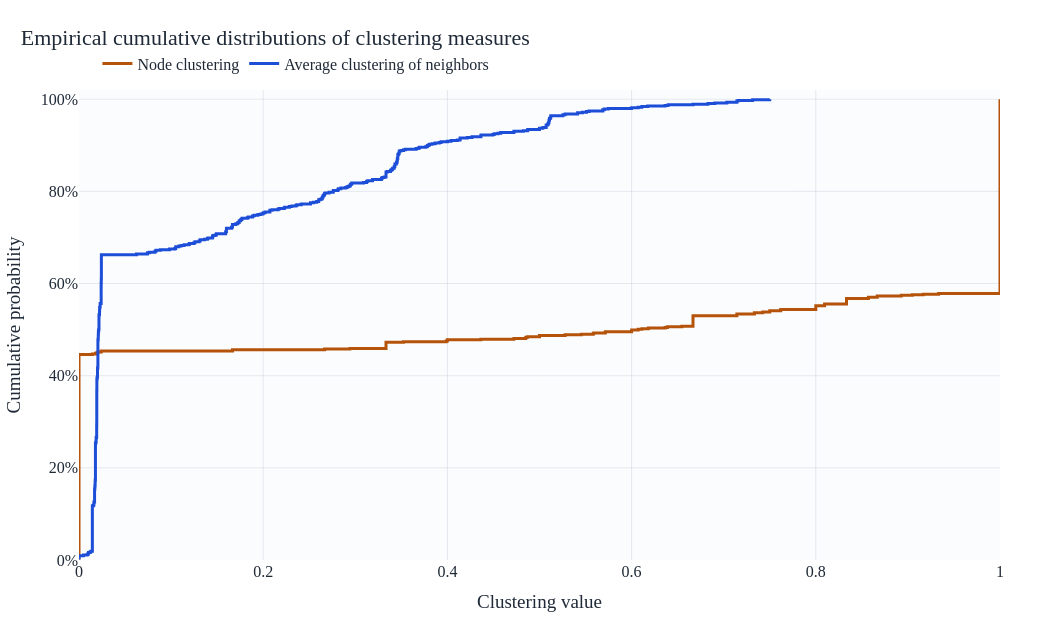

Write notebook code for a chart like this one.
### Markdown cell above
## Week 3

After computing local clustering values, the next task is to study how those values are distributed across the network rather than summarizing them with a single mean. The deliverables for this week are the cumulative distribution of node clustering, the cumulative distribution of the average clustering of each node's neighbors, and a comparison between the two curves. This is achieved by transforming both measures into empirical cumulative distribution functions and then plotting them together so that the relationship between personal local cohesion and neighborhood cohesion becomes visually clear.

### Code cell
def neighbor_average_clustering(
    graph: nx.Graph,
    clustering_map: dict[str, float],
) -> dict[str, float]:
    averages: dict[str, float] = {}
    for node in graph.nodes():
        neighbors = list(graph.neighbors(node))
        averages[node] = float(np.mean([clustering_map[neighbor]
                               for neighbor in neighbors])) if neighbors else 0.0
    return averages


def ecdf(values: list[float] | pd.Series) -> pd.DataFrame:
    series = pd.Series(values, dtype=float).sort_values(ignore_index=True)
    return pd.DataFrame(
        {
            'value': series,
            'probability': (np.arange(len(series), dtype=float) + 1) / len(series),
        }
    )


neighbor_clustering = neighbor_average_clustering(G_week2, manual_clustering)
clustering_ecdf = ecdf(list(manual_clustering.values()))
neighbor_clustering_ecdf = ecdf(list(neighbor_clustering.values()))

plot_specs = [
    ('Node clustering', clustering_ecdf, '#b45309'),
    ('Average clustering of neighbors', neighbor_clustering_ecdf, '#1d4ed8'),
]
ecdf_figure = go.Figure()
for name, frame, color in plot_specs:
    ecdf_figure.add_trace(
        go.Scatter(
            x=frame['value'],
            y=frame['probability'],
            mode='lines',
            name=name,
            line={'width': 3, 'color': color, 'shape': 'hv'},
        )
    )

style_plotly_figure(
    ecdf_figure,
    title='Empirical cumulative distributions of clustering measures',
    x_title='Clustering value',
    y_title='Cumulative probability',
    width=1040,
    height=620,
)
ecdf_figure.update_yaxes(range=[0, 1.02], tickformat='.0%')
export_plotly_figure(ecdf_figure, WEEK3_FIGURE_PATH)
display(ecdf_figure)

week3_summary = pd.DataFrame(
    {
        'node_clustering': pd.Series(manual_clustering).describe(),
        'neighbor_average_clustering': pd.Series(neighbor_clustering).describe(),
    }
)
display(week3_summary)

### Figure 1 — Plotly figure (JSON) as saved in the notebook; plotly's stock layout.template omitted (floating-point values rounded to 4 significant figures; data arrays with more than 128 entries replaced by an {"elided": "..."} marker saying what was removed)
{"data": [{"line": {"color": "#b45309", "shape": "hv", "width": 3}, "mode": "lines", "name": "Node clustering", "type": "scatter", "x": {"elided": "747 float values"}, "y": {"elided": "747 float values"}}, {"line": {"color": "#1d4ed8", "shape": "hv", "width": 3}, "mode": "lines", "name": "Average clustering of neighbors", "type": "scatter", "x": {"elided": "747 float values"}, "y": {"elided": "747 float values"}}], "layout": {"font": {"color": "#1f2937", "family": "Georgia, Times New Roman, serif", "size": 16}, "height": 620, "legend": {"bgcolor": "rgba(255, 255, 255, 0.92)", "orientation": "h", "x": 0.02, "xanchor": "left", "y": 1.02, "yanchor": "bottom"}, "margin": {"b": 60, "l": 60, "r": 40, "t": 90}, "paper_bgcolor": "#ffffff", "plot_bgcolor": "#fbfcfe", "title": {"text": "Empirical cumulative distributions of clustering measures", "x": 0.02, "xanchor": "left"}, "width": 1040, "xaxis": {"gridcolor": "rgba(148, 163, 184, 0.22)", "showgrid": true, "title": {"text": "Clustering value"}, "zeroline": false}, "yaxis": {"gridcolor": "rgba(148, 163, 184, 0.22)", "range": [0, 1.02], "showgrid": true, "tickformat": ".0%", "title": {"text": "Cumulative probability"}, "zeroline": false}}}
